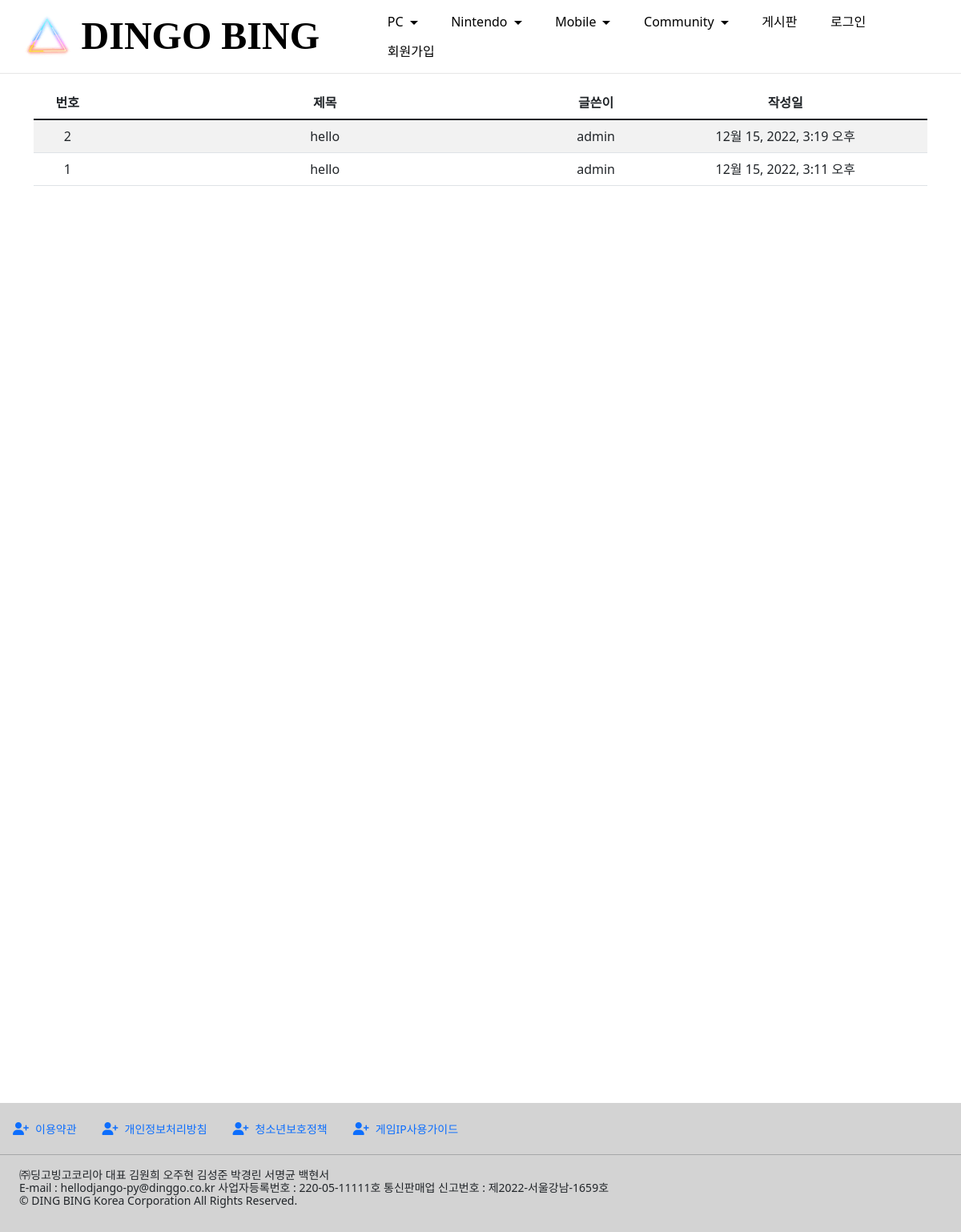
/Board/, run on an earlier commit of the app's database.
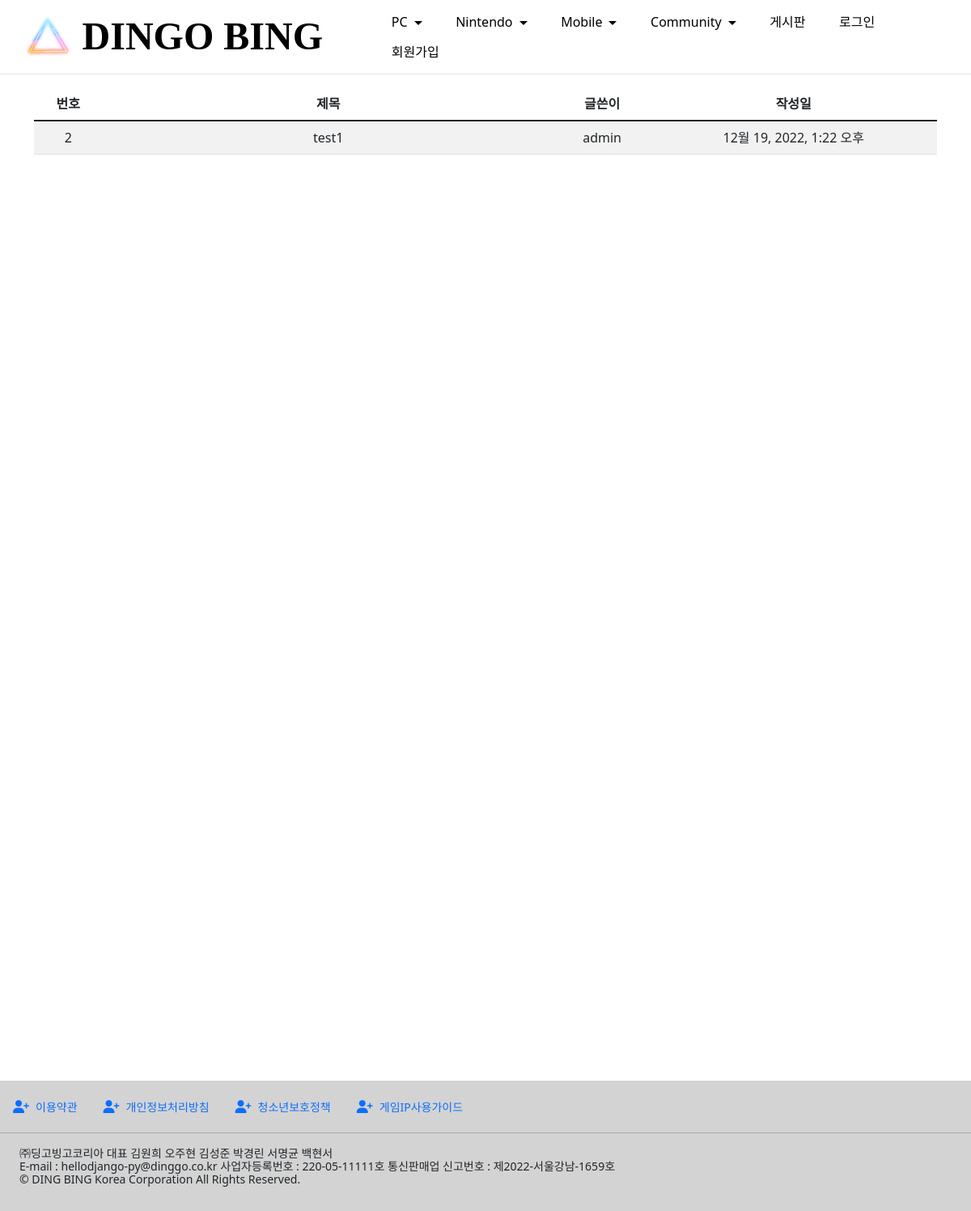
And on a later commit of the database.
### Board/models.py (models this page shows, shortened)
class Board(models.Model):
  title = models.CharField(max_length=30)
  content = models.TextField()
  file_upload = models.FileField(upload_to='board/data/%Y/%m/%d/', blank=True)
  author = models.ForeignKey(User, on_delete=models.CASCADE)
  create_date = models.DateTimeField(auto_now_add=True)
  modify_date = models.DateTimeField(auto_now=True, null=True, blank=True)

### Board/views.py (the view)
# urls.py: path('', views.BoardList.as_view(), name='list'),
class BoardList(ListView):
    model = Board
    template_name = 'Board/board_list.html'
    ordering = '-pk'
    paginate_by = 10

### templates/Board/board_list.html (shortened to what this page needs)
{% extends "bingo_base.html" %}
{% block head %}
<link href="https://cdn.jsdelivr.net/npm/bootstrap@5.1.3/dist/css/bootstrap.min.css" rel="stylesheet">
<link href="https://cdn.jsdelivr.net/npm/bootstrap@5.1.3/dist/css/bootstrap.min.css" rel="stylesheet">
  <link href="https://cdn.jsdelivr.net/npm/bootstrap@5.1.3/dist/css/bootstrap.min.css" rel="stylesheet">
{% endblock %}
{% block content %}
<div class="container mt-5">
  <table class="table table-striped">
    <thead class="thead-dark">
      <tr class="text-center">
        <th>번호</th>
        <th style="width:50%">제목</th>
        <th>글쓴이</th>
        <th>작성일</th>
      </tr>
    </thead>
    <tbody>
      {% for board in object_list %}
      <tr class="text-center">
        <td>{{ board.id }}</td>
        {% if user.is_authenticated %}
          <td><a class="text-reset text-decoration-none" href="{{ board.get_absolute_url }}">
          {{ board.title }}</a></td>
        {% else %}
          <td><a class="login_check text-reset text-decoration-none">
          {{ board.title }}</a></td>
        {% endif %}
        <td>{{ board.author }}</td>
        {% if object.modify_date %}
        <td>{{ board.modify_date }}</td>
        {% else %}
        <td>{{ board.create_date }}</td>
        {% endif %}
      </tr>
      {% endfor %}
    </tbody>
    </table><br>
  <br><br><br><br><br><br><br><br><br><br><br><br><br><br><br><br><br><br><br><br><br><br><br><br><br><br><br><br><br><br><br><br><br><br><br><br><br><br><br><br><br><br><br><br><br><br>
</div>
{% endblock %}

What changed in the data, as far as the page shows it:
removed Board: id "1", title "hello", author "admin", create_date "12월 15, 2022, 3:11 오후"
changed Board "admin": title "hello" → "test1"; create_date "12월 15, 2022, 3:19 오후" → "12월 19, 2022, 1:22 오후"
